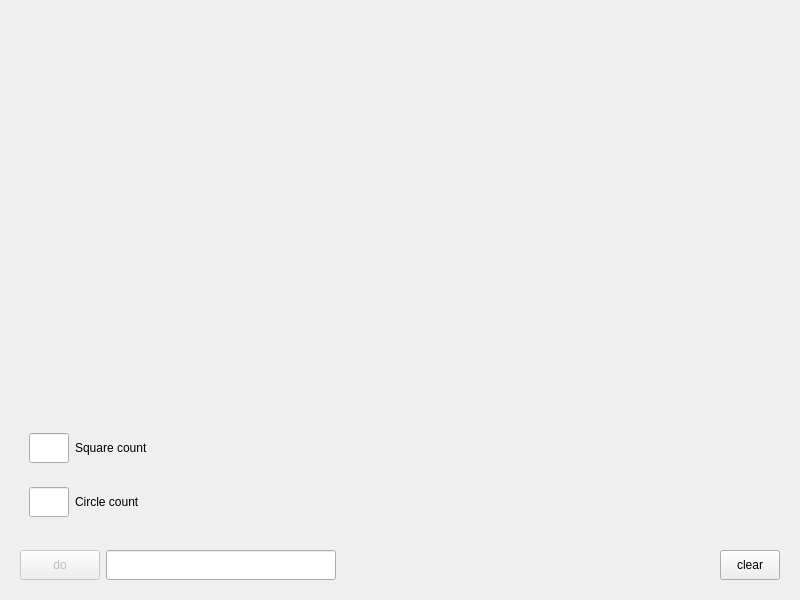
<?xml version="1.0" encoding="UTF-8"?>
<ui version="4.0">
 <class>Widget</class>
 <widget class="QWidget" name="Widget">
  <property name="geometry">
   <rect>
    <x>0</x>
    <y>0</y>
    <width>800</width>
    <height>600</height>
   </rect>
  </property>
  <property name="windowTitle">
   <string>Widget</string>
  </property>
  <layout class="QVBoxLayout" name="verticalLayout_2">
   <item>
    <spacer name="verticalSpacer">
     <property name="orientation">
      <enum>Qt::Vertical</enum>
     </property>
     <property name="sizeHint" stdset="0">
      <size>
       <width>20</width>
       <height>435</height>
      </size>
     </property>
    </spacer>
   </item>
   <item>
    <widget class="QWidget" name="widget_2" native="true">
     <layout class="QVBoxLayout" name="verticalLayout">
      <item>
       <widget class="QWidget" name="widget_4" native="true">
        <layout class="QHBoxLayout" name="horizontalLayout_2">
         <item>
          <widget class="QLineEdit" name="squareEdit">
           <property name="minimumSize">
            <size>
             <width>40</width>
             <height>30</height>
            </size>
           </property>
           <property name="maximumSize">
            <size>
             <width>39</width>
             <height>30</height>
            </size>
           </property>
          </widget>
         </item>
         <item>
          <widget class="QLabel" name="label">
           <property name="text">
            <string>Square count</string>
           </property>
          </widget>
         </item>
        </layout>
       </widget>
      </item>
      <item>
       <widget class="QWidget" name="widget_3" native="true">
        <layout class="QHBoxLayout" name="horizontalLayout">
         <item>
          <widget class="QLineEdit" name="circleEdit">
           <property name="minimumSize">
            <size>
             <width>40</width>
             <height>30</height>
            </size>
           </property>
           <property name="maximumSize">
            <size>
             <width>40</width>
             <height>30</height>
            </size>
           </property>
          </widget>
         </item>
         <item>
          <widget class="QLabel" name="label_2">
           <property name="text">
            <string>Circle count</string>
           </property>
          </widget>
         </item>
        </layout>
       </widget>
      </item>
     </layout>
    </widget>
   </item>
   <item>
    <widget class="QWidget" name="widget" native="true">
     <layout class="QHBoxLayout" name="horizontalLayout_3">
      <item>
       <widget class="QPushButton" name="doButton">
        <property name="enabled">
         <bool>false</bool>
        </property>
        <property name="minimumSize">
         <size>
          <width>80</width>
          <height>30</height>
         </size>
        </property>
        <property name="maximumSize">
         <size>
          <width>80</width>
          <height>30</height>
         </size>
        </property>
        <property name="text">
         <string>do</string>
        </property>
       </widget>
      </item>
      <item>
       <widget class="QLineEdit" name="TaskTextEdit">
        <property name="minimumSize">
         <size>
          <width>230</width>
          <height>30</height>
         </size>
        </property>
        <property name="maximumSize">
         <size>
          <width>230</width>
          <height>30</height>
         </size>
        </property>
       </widget>
      </item>
      <item>
       <spacer name="horizontalSpacer">
        <property name="orientation">
         <enum>Qt::Horizontal</enum>
        </property>
        <property name="sizeHint" stdset="0">
         <size>
          <width>391</width>
          <height>20</height>
         </size>
        </property>
       </spacer>
      </item>
      <item>
       <widget class="QPushButton" name="clearButton">
        <property name="minimumSize">
         <size>
          <width>60</width>
          <height>30</height>
         </size>
        </property>
        <property name="maximumSize">
         <size>
          <width>60</width>
          <height>30</height>
         </size>
        </property>
        <property name="text">
         <string>clear</string>
        </property>
       </widget>
      </item>
     </layout>
    </widget>
   </item>
  </layout>
 </widget>
 <resources/>
 <connections/>
</ui>
